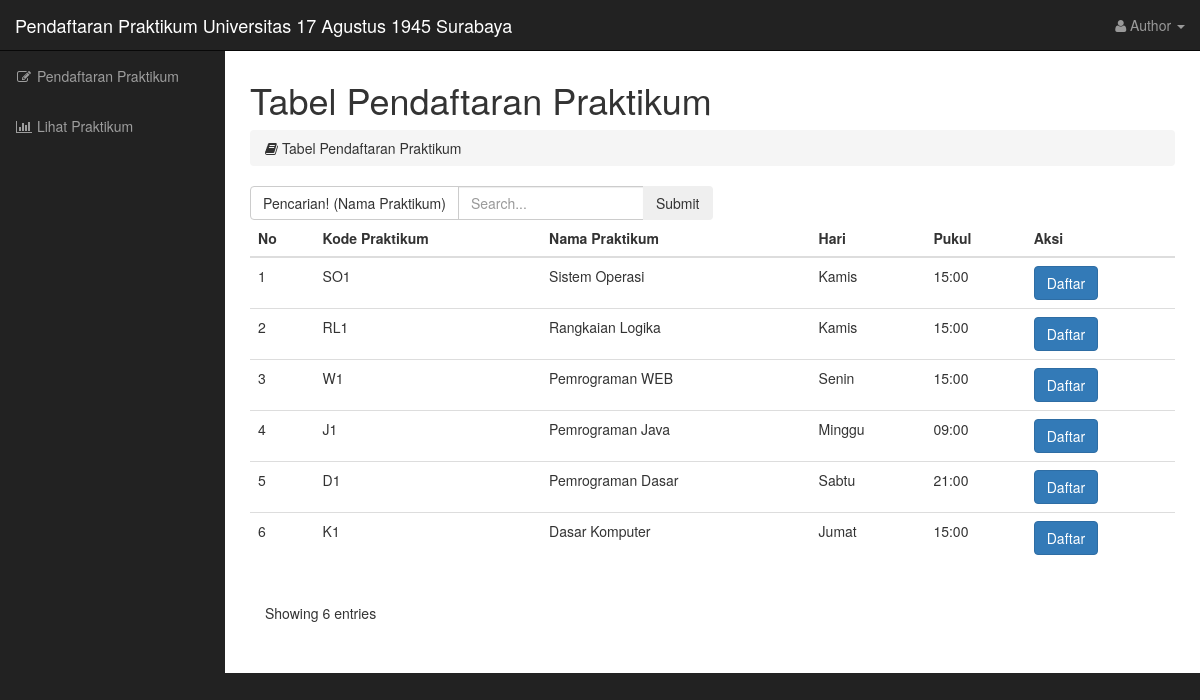
The app's page /index.php?p=pendaftaranpraktikum (signed in) with its own data.
### tables this page shows
CREATE TABLE `tbl_praktikum` (
  `idpraktikum` int(11) NOT NULL,
  `kodepraktikum` varchar(20) NOT NULL,
  `namapraktikum` varchar(50) NOT NULL,
  `hari` varchar(50) NOT NULL,
  `pukul` varchar(50) NOT NULL,
  `iddosen` varchar(50) NOT NULL,
  `idaslab` varchar(50) NOT NULL
);

### pendaftaranpraktikum/view.php (the view, shortened to what this page needs)
<?php
	include("koneksi.php");
	if(isset($_GET['cari'])){
		$cari = $_GET['cari'];
		$w = "WHERE namapraktikum LIKE '%$cari%'";
	}
	else{
		$cari = "";
		$w = "";
	}
	$query="SELECT * FROM tbl_praktikum $w";
	$result = mysqli_query($db, $query);
	$jdata=$result -> num_rows;
	$batas=10;
	$pagenum = 1;
	$mulai = ($pagenum - 1)*$batas;
	$result = $db -> query("SELECT * FROM tbl_praktikum $w ORDER BY namapraktikum DESC LIMIT $mulai,$batas");
?>
<div class="content-wrapper">
	<section class="content-header">
    <h1>Tabel Pendaftaran Praktikum</h1>
	<ol class="breadcrumb">
        <li><i class="fa fa-book"></i> Tabel Pendaftaran Praktikum</li>
    </ol>
</section>
<div class="row">
	<div class="col-xs-12">
		<section class="content">
		<div class="box">
		<div class="box-header">
			<form action="mahasiswa/cari.php" method="get" enctype="multipart/form-data">
                <div class="input-group col-lg-6">
                	<span class="input-group-btn">
        				<button class="btn btn-default" type="button">Pencarian! (Nama Praktikum)</button>
      				</span>
                    	<input type="text" name="cari" value='<?php echo $cari;?>' class="form-control" placeholder="Search...">
                    <span class="input-group-btn">
                        <input type="submit" name="btn" class="btn btn-flat" >
                   	</span>
                </div>
            </form>
        </div>
		<div class="box-body table-responsive">
		<table class="table table-hover">
			<thead>
				<tr>
					<th>No</th>
					<th>Kode Praktikum</th>
				    <th>Nama Praktikum</th>
				    <th>Hari</th>
				    <th>Pukul</th>
				    <th>Aksi</th>
				</tr>
			</thead>
			<tbody>
			<?php
				while ($row = $result->fetch_assoc()) {
				$mulai++;
			?>
				<tr>
					<td><?php echo $mulai; ?></td>
					<td><?php echo $row['kodepraktikum']?></td>
					<td><?php echo $row['namapraktikum']?></td>
					<td><?php echo $row['hari']?></td>
					<td><?php echo $row['pukul']?></td>
					<?php
					echo "<td>";
					echo "
						<a href='?p=pendaftaranpraktikum&a=daftar&id=".$row['idpraktikum']."'><input type='button' class='btn btn-primary btn-flat hapuso' title='hapus' value='Daftar'/></a>
					";
					echo "</td>";
					?>
				</tr>
			<?php
				}
			?>
			</tbody>
		</table>
			<div style="padding-bottom:20px; padding-top : 20px; margin-bottom:40px;">
				<div class="col-xs-6" style="float : left;">
					<span>Showing <?php echo $jdata; ?> entries</span>
				</div>
			</div>
		</div>
		</div>
		</section>
	</div>
</div>
</div>

### index.php (shortened to what this page needs)
<?php
    if (!isset($_SESSION['level']))
    {
        header("Location: login.php");
    }
    else
    {
?>
<!doctype html>
<html>
    <head>
        <link href="assets2/css/bootstrap.min.css" rel="stylesheet">
        <link href="assets2/css/sb-admin.css" rel="stylesheet">
        <link href="assets2/css/plugins/morris.css" rel="stylesheet">
        <link href="assets2/font-awesome/css/font-awesome.min.css" rel="stylesheet" type="text/css">
    </head>
    <body>
        <div id="wrapper">
        <nav class="navbar navbar-inverse navbar-fixed-top" role="navigation">
            <div class="navbar-header">
                <a class="navbar-brand" href="">Pendaftaran Praktikum Universitas 17 Agustus 1945 Surabaya</a>
            </div>
            <ul class="nav navbar-right top-nav">
                <li class="dropdown">
                    <a href="#" class="dropdown-toggle" data-toggle="dropdown"><i class="fa fa-user"></i> Author <b class="caret"></b></a>
                </li>
            </ul>
            <div class="collapse navbar-collapse navbar-ex1-collapse">
                <ul class="nav navbar-nav side-nav">
                    <?php if(($_SESSION['level'] == '5') || ($_SESSION['level'] == '5')){?>
                     <li>
                        <a href="?p=pendaftaranpraktikum"><i class="fa fa-fw fa-edit"></i> Pendaftaran Praktikum</a>
                    </li>
                    <li>
                        <a href="?p=lihatpraktikum"><i class="fa fa-fw fa-bar-chart-o"></i> Lihat Praktikum</a>
                    </li>
                    <?php } ?>
                </ul>
            </div>
        </nav>
        <div id="page-wrapper">
            <div class="container-fluid">
            <?php
                if ((isset($_GET['p'])) and (!isset($_GET['a'])))
                {
                    include $_GET['p']."/view.php";
                }
            ?>
            </div>
        </div>
    </div>
    </body>
</html>
<?php
    }
?>

### assets2/css/sb-admin.css (style rules this page uses)
body { margin-top: 100px; background-color: #222; }
@media (min-width:768px) { body { margin-top: 50px; } }
#wrapper { padding-left: 0; }
#page-wrapper { width: 100%; padding: 0; background-color: #fff; }
@media (min-width:768px) { #wrapper { padding-left: 225px; } }
@media (min-width:768px) { #page-wrapper { padding: 10px; } }
.top-nav { padding: 0 15px; }
.top-nav>li { display: inline-block; float: left; }
.top-nav>li>a { padding-top: 15px; padding-bottom: 15px; line-height: 20px; color: #999; }
@media (min-width:768px) { .side-nav { position: fixed; top: 51px; left: 225px; width: 225px; margin-left: -225px; border: none; border-radius: 0; overflow-y: auto; background-color: #222; bottom: 0; overflow-x: hidden; padding-bottom: 40px; } }
@media (min-width:768px) { .side-nav>li>a { width: 225px; } }

### records on screen
tbl_praktikum: kodepraktikum "SO1", namapraktikum "Sistem Operasi", hari "Kamis", pukul "15:00"
tbl_praktikum: kodepraktikum "RL1", namapraktikum "Rangkaian Logika", hari "Kamis", pukul "15:00"
tbl_praktikum: kodepraktikum "W1", namapraktikum "Pemrograman WEB", hari "Senin", pukul "15:00"
tbl_praktikum: kodepraktikum "J1", namapraktikum "Pemrograman Java", hari "Minggu", pukul "09:00"
tbl_praktikum: kodepraktikum "D1", namapraktikum "Pemrograman Dasar", hari "Sabtu", pukul "21:00"
tbl_praktikum: kodepraktikum "K1", namapraktikum "Dasar Komputer", hari "Jumat", pukul "15:00"

### other values on screen
$jdata "6"
